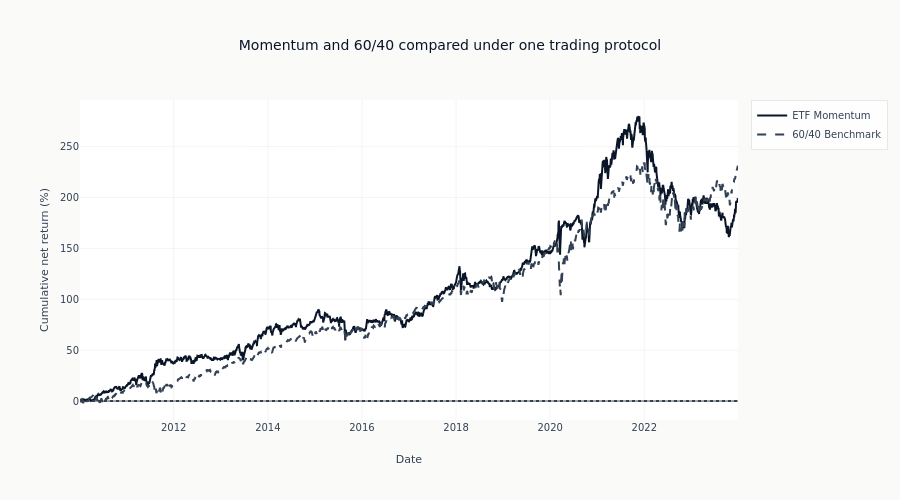

The notebook cell saved with this chart:
### Markdown cell above
## 11. Compare cumulative performance and drawdowns

Growth of the initial capital answers who finishes ahead; the underwater curve shows the path
risk hidden by an endpoint comparison.

### Code cell
strategy_cum = portfolio_value / INITIAL_CASH - 1
benchmark_cum = benchmark_value / INITIAL_CASH - 1

fig = go.Figure()
fig.add_trace(
    go.Scatter(
        x=dates,
        y=strategy_cum * 100,
        name="ETF Momentum",
        line=dict(color=COLORS["blue"], width=2),
    )
)
fig.add_trace(
    go.Scatter(
        x=dates,
        y=benchmark_cum * 100,
        name="60/40 Benchmark",
        line=dict(color=COLORS["neutral"], dash="dash"),
    )
)
fig.update_layout(
    title="Momentum and 60/40 compared under one trading protocol",
    xaxis_title="Date",
    yaxis_title="Cumulative net return (%)",
    height=500,
)
fig.add_hline(y=0, line_dash="dot", line_color=COLORS["neutral"])
fig.show()

### Figure 1 — Plotly figure (JSON) as saved in the notebook; plotly's stock layout.template omitted (floating-point values rounded to 4 significant figures; data arrays with more than 128 entries replaced by an {"elided": "..."} marker saying what was removed)
{"data": [{"line": {"color": "#0a1628", "width": 2}, "name": "ETF Momentum", "type": "scatter", "x": {"elided": "3522 str values"}, "y": {"elided": "3522 float values"}}, {"line": {"color": "#334155", "dash": "dash"}, "name": "60/40 Benchmark", "type": "scatter", "x": {"elided": "3522 str values"}, "y": {"elided": "3522 float values"}}], "layout": {"height": 500, "shapes": [{"line": {"color": "#334155", "dash": "dot"}, "type": "line", "x0": 0, "x1": 1, "xref": "x domain", "y0": 0, "y1": 0, "yref": "y"}], "title": {"text": "Momentum and 60/40 compared under one trading protocol"}, "xaxis": {"title": {"text": "Date"}}, "yaxis": {"title": {"text": "Cumulative net return (%)"}}}}
